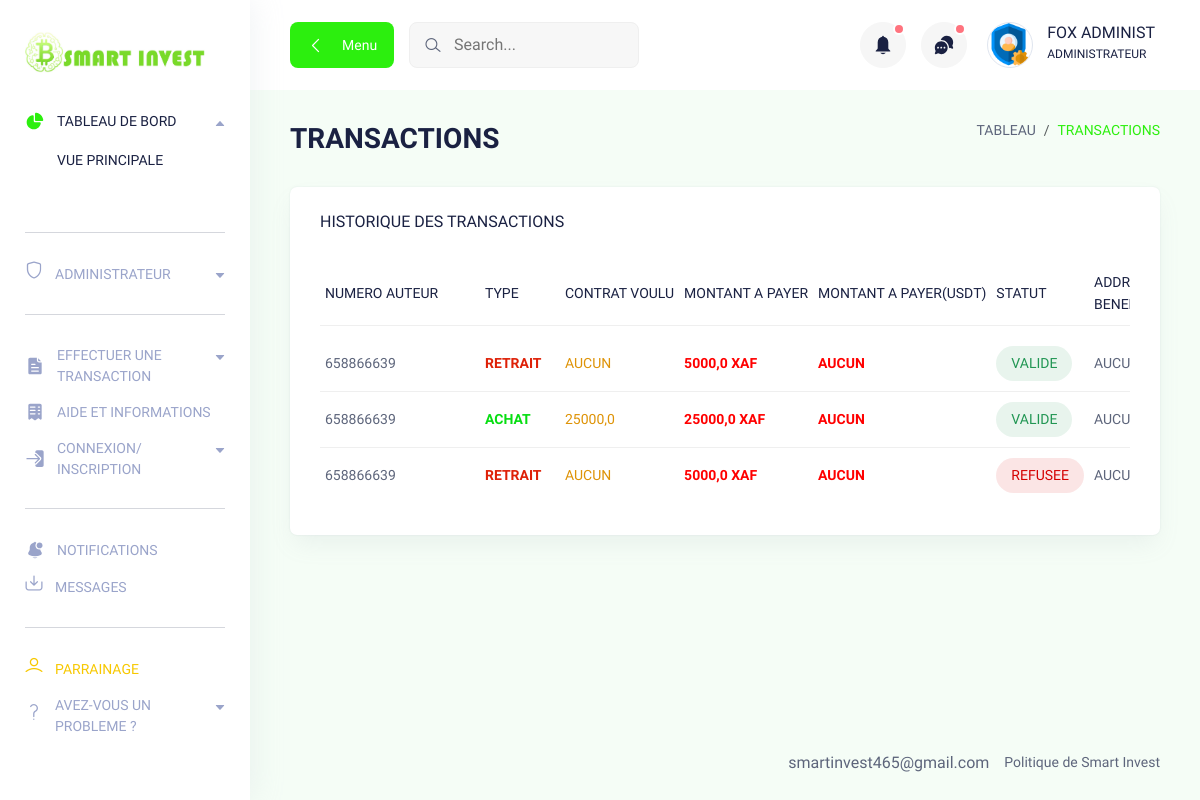
/transactions/ (signed in), run on the app's committed database.
### ComptesSmart/models.py (models this page shows, shortened)
class Utilisateur(AbstractUser):
    username = models.CharField(max_length=13, unique=True)
    email = models.EmailField(null=True,blank=True)
    password = models.CharField(max_length=500)
    nom=models.CharField(max_length=200)
    ville=models.CharField(max_length=100,null=True,blank=True)
    telephone2 = models.CharField(max_length=13,null=True,blank=True)
    date=models.DateField(auto_now=True,editable=False)
    date_contrat=models.DateField(null=True,blank=True)
    is_parain = models.BooleanField(default=False,null=True,blank=True)
    codeParrainage=models.CharField(max_length=200,null=True,blank=True)
    solde=models.FloatField(null=True, blank=True,default=0)
    contrat_courant=models.ForeignKey("SmartInvestApp.Contrat",null=True, blank=True,on_delete=models.SET_NULL)
    historique_solde=models.TextField(default="")
    parrain = models.ForeignKey('self', on_delete=models.SET_NULL, null=True, blank=True, db_constraint=False)
    contrat_expire=models.BooleanField(default=False)
    from django.utils import timezone
    from datetime import timedelta

### SmartInvestApp/models.py (models this page shows, shortened)
class Transaction(models.Model):
    from ComptesSmart.models import Utilisateur
    id=models.IntegerField(auto_created=True, primary_key=True,editable=False)
    date=models.DateTimeField(auto_now=True,editable=False)
    Numero=models.CharField(max_length=13,null=True,blank=True)
    PorteFeuille=models.CharField(max_length=100,null=True,blank=True)
    Montant=models.FloatField()
    contrat=models.FloatField(null=True, blank=True)
    MontantUSDT=models.FloatField(null=True, blank=True)
    Auteur=models.ForeignKey(Utilisateur,on_delete=models.CASCADE)
    Type=models.CharField(max_length=10)
    valide=models.BooleanField(default=False)
    en_attente=models.BooleanField(default=True)

### SmartInvestApp/views.py (the view)
# urls.py: path('transactions/',transactions,name='transactions'),
def transactions(request):
    if not request.user.is_superuser:
        return redirect('connexion')
    transactions=Transaction.objects.all().order_by('-date')
    notificationss=Notification.objects.all().order_by('-date')[:4]
    Messagess=Message.objects.all().order_by('-date') [:5]
    return render(request,'SmartInvestApp/TRANSACTIONS.html',context={'transactions' : transactions,'notificationss' : notificationss,"Messagess" : Messagess})

### SmartInvestApp/templates/SmartInvestApp/TRANSACTIONS.html (shortened to what this page needs)
{% extends 'base.html' %}
{% block content %}
{% load static %}
<section class="table-components">
  <div class="container-fluid">
    <div class="title-wrapper pt-30">
      <div class="row align-items-center">
        <div class="col-md-6">
          <div class="title">
            <h2>TRANSACTIONS </h2>
          </div>
        </div>
        <div class="col-md-6">
          <div class="breadcrumb-wrapper">
            <nav aria-label="breadcrumb">
              <ol class="breadcrumb">
                <li class="breadcrumb-item">
                  <a href="#0">TABLEAU</a>
                </li>
                <li class="breadcrumb-item active" aria-current="page">
                  TRANSACTIONS
                </li>
              </ol>
            </nav>
          </div>
        </div>
      </div>
    </div>
    <div class="tables-wrapper">
      <div class="row">
        <div class="col-lg-12">
          <div class="card-style mb-30">
            <div class="title d-flex flex-wrap align-items-center justify-content-between">
              <div class="left">
                <h6 class="text-medium mb-30">HISTORIQUE DES TRANSACTIONS</h6>
              </div>
            </div>
            <div class="table-responsive">
              <table class="table top-selling-table" >
                <thead>
                  <tr>
                    <th>
                      <h6 class="text-sm text-medium">NUMERO AUTEUR</h6>
                    </th>
                    <th class="min-width">
                      <h6 class="text-sm text-medium">
                        TYPE
                      </h6>
                    </th>
                    <th class="min-width">
                      <h6 class="text-sm text-medium">
                        CONTRAT VOULU
                      </h6>
                    </th>
                    <th class="min-width">
                      <h6 class="text-sm text-medium">
                        MONTANT A PAYER
                      </h6>
                    </th>
                    <th class="min-width">
                      <h6 class="text-sm text-medium">
                        MONTANT A PAYER(USDT)
                      </h6>
                    </th>
                    <th class="min-width">
                      <h6 class="text-sm text-medium">
                        STATUT
                      </h6>
                    </th>
                    <th>
                      <h6 class="text-sm text-medium">ADDRESSE USDT BENEF</h6>
                    </th>
                  </tr>
                </thead>
                <tbody>
                  {% for trans in transactions %}
                  <tr >
                    <td>
                      <div class="product">
                        <p class="text-sm">{{trans.Auteur.username}}</p>
                      </div>
                    </td>
                    {% if trans.contrat  %}
                    <td class="">
                      <b><p class="text-sm text-red type-transaction" style="color: #07de12;text-transform:uppercase;font-weight:900">{{trans.Type}}</p></b>
                    </td>
                    {% else %}
                    <td class="">
                      <b><p class="text-sm text-red type-transaction" style="color: #de2007;text-transform:uppercase;font-weight:900">{{trans.Type}}</p></b>
                    </td>
                    {% endif %}
                    {% if trans.contrat  %}
                    <td>
                      <p class="text-sm text-red" style="color: #de9307;text-transform:uppercase">{{trans.contrat}}</p>
                    </td>
                    {% else %}
                    <td>
                      <p class="text-sm text-red" style="color: #de9307;text-transform:uppercase">AUCUN</p>
                    </td>
                    {% endif %}
                    <td>
                      <p class="text-sm" style="color: red;"><b>{{trans.Montant}} XAF</b></p>
                    </td>
                    {% if trans.MontantUSDT %}
                    <td>
                      <p class="text-sm" style="color: red;"><b>{{trans.MontantUSDT}} USDT</b></p>
                    </td>
                    {% else %}
                    <td>
                      <p class="text-sm" style="color: red;"><b>AUCUN</b></p>
                    </td>
                    {% endif %}
                    {% if trans.en_attente %}
                    <td>
                      <span class="status-btn warning-btn">ATTENTE</span>
                    </td>
                    {% elif trans.valide %}
                    <td>
                      <span class="status-btn success-btn">VALIDE</span>
                    </td>
                    {% else %}
                    <td>
                      <span class="status-btn close-btn">REFUSEE</span>
                    </td>
                    {% endif %}
                    <td>
                      <div class="product">
                        {% if trans.PorteFeuille %}
                          <p class="text-sm">{{trans.PorteFeuille}}</p>
                          {% else %}
                          <p class="text-sm">AUCUNE</p>
                        {% endif %}
                      </div>
                    </td>
                  </tr>
                  {% endfor %}
                </tbody>
              </table>
            </div>
          </div>
        </div>
      </div>
    </div>
  </div>
</section>
{% endblock %}

### templates/base.html (shortened to what this page needs)
<!DOCTYPE html>
<html lang="fr">
<head>
  {% load static %}
  <link rel="stylesheet" href="{% static 'assets/css/bootstrap.min.css' %}" />
  <link rel="stylesheet" href="{% static 'assets/css/lineicons.css' %}" rel="stylesheet" type="text/css" />
  <link rel="stylesheet" href="{% static 'assets/css/materialdesignicons.min.css' %}" rel="stylesheet"
    type="text/css" />
  <link rel="stylesheet" href="{% static 'assets/css/fullcalendar.css' %}" />
  <link rel="stylesheet" href="{% static 'assets/css/fullcalendar.css' %}" />
  <link rel="stylesheet" href="{% static 'assets/css/main.css' %}" />
  <link href='https://unpkg.com/boxicons@2.1.4/css/boxicons.min.css' rel='stylesheet'>
</head>
<body>
  <aside class="sidebar-nav-wrapper">
    <div class="navbar-logo">
      <a href="{% url 'index' %}">
        <img src="{% static 'assets/images/logo/LOGO.jpg' %}" width="180" alt="logo" />
      </a>
    </div>
    <nav class="sidebar-nav">
      <ul>
        <li class="nav-item nav-item-has-children">
          <a href="#0" data-bs-toggle="collapse" data-bs-target="#ddmenu_1" aria-controls="ddmenu_1"
            aria-expanded="false" aria-label="Toggle navigation">
            <span class="icon">
            </span>
            <span class="text">TABLEAU DE BORD</span>
          </a>
          <ul id="ddmenu_1" class="collapse show dropdown-nav">
            <li>
              <a href="{% url 'index' %}" class="active"> VUE PRINCIPALE </a>
            </li>
          </ul>
        </li>
        <span class="divider">
          <hr />
        </span>
        {% if user.is_superuser %}
        <li class="nav-item nav-item-has-children">
          <a href="#0" class="collapsed" data-bs-toggle="collapse" data-bs-target="#ddmenu_4" aria-controls="ddmenu_4"
            aria-expanded="false" aria-label="Toggle navigation">
            <span class="icon">
              <i class="lni lni-shield"></i>
            </span>
            <span class="text">ADMINISTRATEUR </span>
          </a>
        </li>
        <span class="divider">
          <hr />
        </span>
        {% endif %}
        <li class="nav-item nav-item-has-children">
          <a href="#0" class="collapsed" data-bs-toggle="collapse" data-bs-target="#ddmenu_2" aria-controls="ddmenu_2"
            aria-expanded="false" aria-label="Toggle navigation">
            <span class="icon">
            </span>
            <span class="text">EFFECTUER UNE TRANSACTION</span>
          </a>
        </li>
        <li class="nav-item">
          <a href="{% url 'help' %}">
            <span class="icon">
            </span>
            <span class="text">AIDE ET INFORMATIONS</span>
          </a>
        </li>
        <li class="nav-item nav-item-has-children">
          <a href="#0" class="collapsed" data-bs-toggle="collapse" data-bs-target="#ddmenu_3" aria-controls="ddmenu_3"
            aria-expanded="false" aria-label="Toggle navigation">
            <span class="icon">
            </span>
            <span class="text">CONNEXION/ <br>INSCRIPTION</span>
          </a>
        </li>
        <span class="divider">
          <hr />
        </span>
        <li class="nav-item">
          <a href="{% url 'notifications' %}">
            <span class="icon">
            </span>
            <span class="text">NOTIFICATIONS</span>
          </a>
        </li>
        <li class="nav-item">
          <a href="{% url 'messages' %}">
            <span class="icon">
              <i class="lni lni-inbox"></i>
            </span>
            <span class="text">MESSAGES</span>
          </a>
        </li>
        <span class="divider">
          <hr />
        </span>
        {% if user.is_authenticated %}
        <li class="nav-item">
          <a href="{% url 'parrainage' user.username %}">
            <span class="icon text-warning">
              <i class="lni lni-user"></i>
            </span>
            <span class="text-warning">PARRAINAGE</span>
          </a>
        </li>
        {% endif %}
        <li class="nav-item nav-item-has-children">
          <a href="#0" class="collapsed" data-bs-toggle="collapse" data-bs-target="#ddmenu_4" aria-controls="ddmenu_4"
            aria-expanded="false" aria-label="Toggle navigation">
            <span class="icon">
              <i class="lni lni-help"></i>
            </span>
            <span class="text">AVEZ-VOUS UN PROBLEME ? </span>
          </a>
        </li>
      </ul>
    </nav>
  </aside>
  <main class="main-wrapper">
    <header class="header">
      <div class="container-fluid">
        <div class="row">
          <div class="col-lg-5 col-md-5 col-6">
            <div class="header-left d-flex align-items-center">
              <div class="menu-toggle-btn mr-15">
                <button id="menu-toggle" class="main-btn primary-btn btn-hover">
                  <i class="lni lni-chevron-left me-2"></i> Menu
                </button>
              </div>
              {% if user.is_authenticated %}
              <div class="header-search d-none d-md-flex">
                <form action="#">
                  <input type="text" placeholder="Search..." />
                  <button><i class="lni lni-search-alt"></i></button>
                </form>
              </div>
              {% endif %}
            </div>
          </div>
          {% if user.is_authenticated %}
          <div class="col-lg-7 col-md-7 col-6">
            <div class="header-right">
              <div class="notification-box ml-15 d-none d-md-flex">
                <button class="dropdown-toggle" type="button" id="notification" data-bs-toggle="dropdown"
                  aria-expanded="false">
                  <span></span>
                </button>
              </div>
              <div class="header-message-box ml-15 d-none d-md-flex">
                <button class="dropdown-toggle" type="button" id="message" data-bs-toggle="dropdown"
                  aria-expanded="false">
                  <span></span>
                </button>
              </div>
              <div class="profile-box ml-15">
                <button class="dropdown-toggle bg-transparent border-0" type="button" id="profile"
                  data-bs-toggle="dropdown" aria-expanded="false">
                  <div class="profile-info">
                    <div class="info">
                      <div class="image">
                        {% if user.is_superuser %}
                        <img src="{% static 'assets/images/profile/admin.png' %}" alt="" />
                        {% else %}
                        <img src="{% static 'assets/images/profile/profile-image.png' %}" alt="" />
                        {% endif %}
                      </div>
                      <div>
                        <h6 class="fw-500">{{user.nom}}</h6>
                        {% if user.is_superuser %}
                        <p>ADMINISTRATEUR</p>
                        {% else %}
                        <p>INVESTISSEUR</p>
                        {% endif %}
                      </div>
                    </div>
                  </div>
                </button>
              </div>
            </div>
          </div>
          {% endif %}
        </div>
      </div>
    </header>
    {% block content %}
    {% endblock %}
    <footer class="footer">
      <div class="container-fluid">
        <div class="row">
          <div class="col-md-6 order-last order-md-first">
          </div>
          <div class="col-md-6">
            <div class="terms d-flex justify-content-center justify-content-md-end">
              <a href="mailto:smartinvest465@gmail.com">smartinvest465@gmail.com</a>
              <a href="{% url 'politique' %}" class="text-sm ml-15">Politique de Smart Invest</a>
            </div>
          </div>
        </div>
      </div>
    </footer>
  </main>
</body>
</html>

### SmartInvestApp/static/assets/css/fullcalendar.css (style rules this page uses)
:root { --fc-daygrid-event-dot-width:8px;--fc-list-event-dot-width:10px;--fc-list-event-hover-bg-color:#f5f5f5 }

### data on the page
Utilisateur: nom "FOX ADMINIST"
Transaction: shows "AUCUN", en_attente "VALIDE", shows "AUCUNE"
Transaction: shows "AUCUN", en_attente "VALIDE", shows "AUCUNE"
Transaction: shows "AUCUN", en_attente "REFUSEE", shows "AUCUNE"
